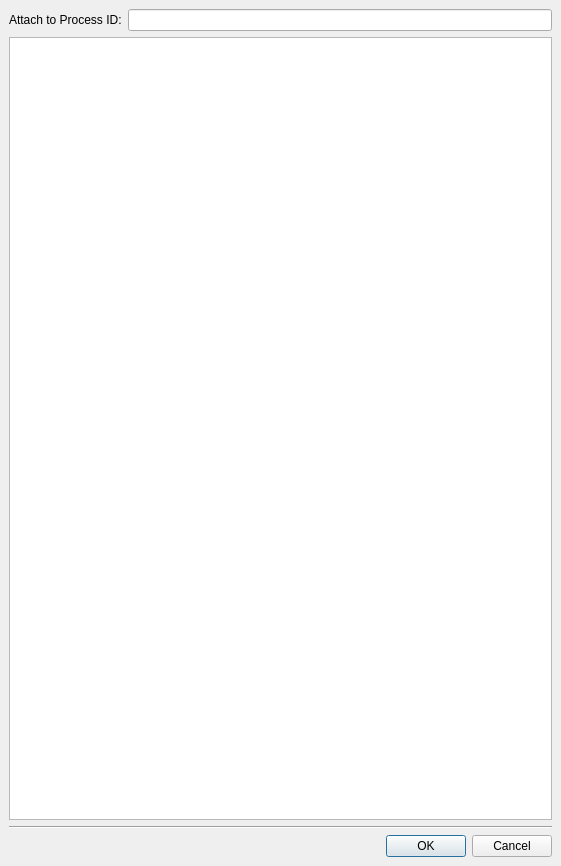
<ui version="4.0" >
 <class>AttachRemoteDialog</class>
 <widget class="QDialog" name="AttachRemoteDialog" >
  <property name="geometry" >
   <rect>
    <x>0</x>
    <y>0</y>
    <width>561</width>
    <height>866</height>
   </rect>
  </property>
  <property name="windowTitle" >
   <string>Start Debugger</string>
  </property>
  <layout class="QVBoxLayout" >
   <property name="spacing" >
    <number>6</number>
   </property>
   <property name="margin" >
    <number>9</number>
   </property>
   <item>
    <layout class="QHBoxLayout" name="horizontalLayout" >
     <item>
      <widget class="QLabel" name="pidLabel" >
       <property name="text" >
        <string>Attach to Process ID:</string>
       </property>
      </widget>
     </item>
     <item>
      <widget class="QLineEdit" name="pidLineEdit" />
     </item>
    </layout>
   </item>
   <item>
    <widget class="QTreeView" name="procView" >
     <property name="editTriggers" >
      <set>QAbstractItemView::NoEditTriggers</set>
     </property>
    </widget>
   </item>
   <item>
    <widget class="Line" name="line" >
     <property name="orientation" >
      <enum>Qt::Horizontal</enum>
     </property>
    </widget>
   </item>
   <item>
    <widget class="QDialogButtonBox" name="buttonBox" >
     <property name="orientation" >
      <enum>Qt::Horizontal</enum>
     </property>
     <property name="standardButtons" >
      <set>QDialogButtonBox::Cancel|QDialogButtonBox::Ok</set>
     </property>
    </widget>
   </item>
  </layout>
 </widget>
 <resources/>
 <connections/>
</ui>
